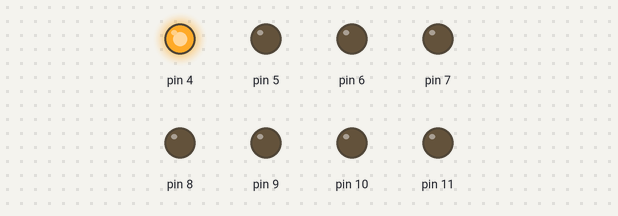
Simulated run of this sketch. Board: Arduino Uno, built with avr-gcc and run on an emulated ATmega328P. Parts: output pins drawn as LEDs (lit = HIGH).

Above: at 0.2 s.
At 1.7 s:
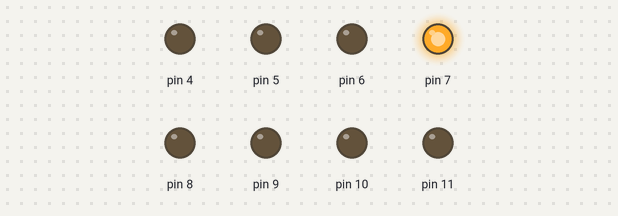
At 3.2 s:
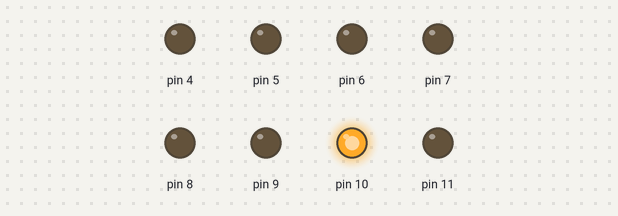
At 5.7 s:
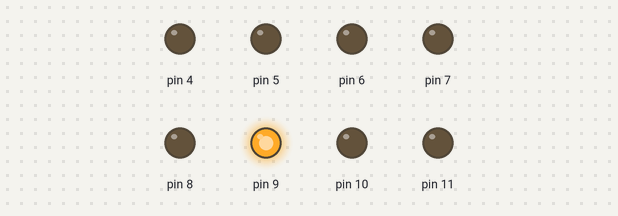
At 8.7 s:
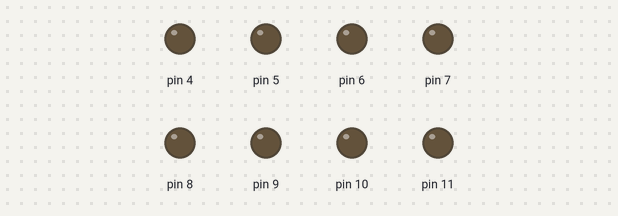
At 11.2 s:
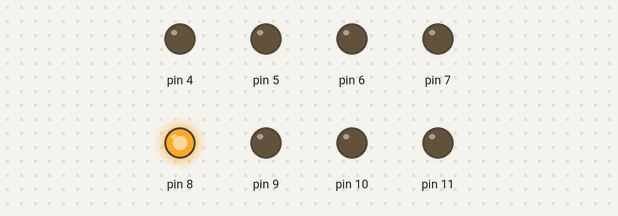
Timing chart, 0 to 11.7 s (numbered marks = the images above):
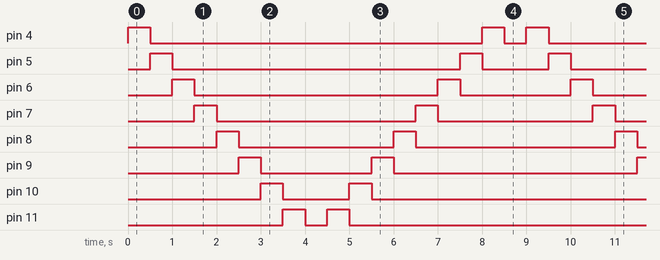

Measured:
- by itself, pin 4: repeats every 9.0 s: LOW 7.5 s, HIGH 0.50 s, LOW 0.50 s, HIGH 0.50 s
- by itself, pin 5: repeats every 9.0 s: LOW 6.5 s, HIGH 0.50 s, LOW 1.5 s, HIGH 0.50 s
- by itself, pin 6: repeats every 9.0 s: LOW 5.5 s, HIGH 0.50 s, LOW 2.5 s, HIGH 0.50 s
- by itself, pin 7: repeats every 9.0 s: LOW 4.5 s, HIGH 0.50 s, LOW 3.5 s, HIGH 0.50 s
- by itself, pin 8: repeats every 9.0 s: LOW 3.5 s, HIGH 0.50 s, LOW 4.5 s, HIGH 0.50 s
- by itself, pin 9: repeats every 9.0 s: LOW 2.5 s, HIGH 0.50 s, LOW 5.5 s, HIGH 0.50 s
- by itself, pin 10: repeats every 9.0 s: LOW 1.5 s, HIGH 0.50 s, LOW 6.5 s, HIGH 0.50 s
- by itself, pin 11: repeats every 9.0 s: LOW 0.50 s, HIGH 0.50 s, LOW 7.5 s, HIGH 0.50 s

The sketch:

practica4modificada.ino
```cpp
const int pausa = 500;   // El tiempo que permanece encendido cada led

     void setup() {
             // inicializamos los pines del 4 al 11 como OUTPUT con un ciclo for
             for (int pinLed = 4; pinLed < 12; pinLed++)  {
               pinMode(pinLed, OUTPUT);
             }
           }

           void loop() {
       // encendemos y apagamos en un loop desde el pin menor 4 al mayor 10
       for (int pinLed = 4; pinLed < 12; pinLed++) {
         // pone el pinLed en HIGH encendiendo el led
         digitalWrite(pinLed, HIGH);
         delay(pausa);
         // pone el pinLed en LOW apagando el led
         digitalWrite(pinLed, LOW);
             }

       delay(pausa);

       // encendemos y apagamos en otro loop desde el pin mayor 10 al pin menor 4
       for (int pinLed = 11; pinLed > 3; pinLed--)   {
         // pone el pinLed en HIGH encendiendo el led
         digitalWrite(pinLed, HIGH);
         delay(pausa);
         // pone el pinLed en LOW apagando el led
         digitalWrite(pinLed, LOW);
       }

             delay(pausa);

     }
```
